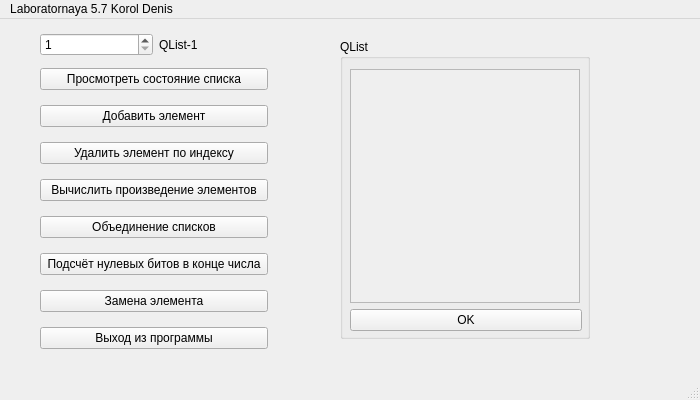
<?xml version="1.0" encoding="UTF-8"?>
<ui version="4.0">
 <class>MainWindow</class>
 <widget class="QMainWindow" name="MainWindow">
  <property name="geometry">
   <rect>
    <x>0</x>
    <y>0</y>
    <width>700</width>
    <height>400</height>
   </rect>
  </property>
  <property name="windowTitle">
   <string>MainWindow</string>
  </property>
  <widget class="QWidget" name="centralwidget">
   <widget class="QWidget" name="verticalLayoutWidget">
    <property name="geometry">
     <rect>
      <x>40</x>
      <y>40</y>
      <width>228</width>
      <height>301</height>
     </rect>
    </property>
    <layout class="QVBoxLayout" name="verticalLayout">
     <item>
      <widget class="QPushButton" name="Button1">
       <property name="text">
        <string>Просмотреть состояние списка</string>
       </property>
      </widget>
     </item>
     <item>
      <widget class="QPushButton" name="Button_2">
       <property name="text">
        <string>Добавить элемент</string>
       </property>
      </widget>
     </item>
     <item>
      <widget class="QPushButton" name="Button_3">
       <property name="text">
        <string>Удалить элемент по индексу</string>
       </property>
      </widget>
     </item>
     <item>
      <widget class="QPushButton" name="Button_4">
       <property name="text">
        <string>Вычислить произведение элементов</string>
       </property>
      </widget>
     </item>
     <item>
      <widget class="QPushButton" name="Button_5">
       <property name="text">
        <string>Объединение списков</string>
       </property>
      </widget>
     </item>
     <item>
      <widget class="QPushButton" name="Button_6">
       <property name="text">
        <string>Подсчёт нулевых битов в конце числа</string>
       </property>
      </widget>
     </item>
     <item>
      <widget class="QPushButton" name="Button_7">
       <property name="text">
        <string>Замена элемента</string>
       </property>
      </widget>
     </item>
     <item>
      <widget class="QPushButton" name="Button_close">
       <property name="text">
        <string>Выход из программы</string>
       </property>
      </widget>
     </item>
    </layout>
   </widget>
   <widget class="QStackedWidget" name="stackedWidget">
    <property name="geometry">
     <rect>
      <x>310</x>
      <y>0</y>
      <width>280</width>
      <height>330</height>
     </rect>
    </property>
    <property name="currentIndex">
     <number>0</number>
    </property>
    <widget class="QWidget" name="page_0">
     <widget class="QGroupBox" name="Name_lst_1">
      <property name="geometry">
       <rect>
        <x>30</x>
        <y>20</y>
        <width>250</width>
        <height>300</height>
       </rect>
      </property>
      <property name="title">
       <string>QList</string>
      </property>
      <property name="flat">
       <bool>false</bool>
      </property>
      <property name="checkable">
       <bool>false</bool>
      </property>
      <widget class="QWidget" name="">
       <property name="geometry">
        <rect>
         <x>10</x>
         <y>30</y>
         <width>232</width>
         <height>262</height>
        </rect>
       </property>
       <layout class="QVBoxLayout" name="verticalLayout_9">
        <item>
         <widget class="QScrollArea" name="scrollArea">
          <property name="minimumSize">
           <size>
            <width>230</width>
            <height>230</height>
           </size>
          </property>
          <property name="maximumSize">
           <size>
            <width>230</width>
            <height>16777215</height>
           </size>
          </property>
          <property name="verticalScrollBarPolicy">
           <enum>Qt::ScrollBarPolicy::ScrollBarAsNeeded</enum>
          </property>
          <property name="horizontalScrollBarPolicy">
           <enum>Qt::ScrollBarPolicy::ScrollBarAlwaysOff</enum>
          </property>
          <property name="widgetResizable">
           <bool>true</bool>
          </property>
          <widget class="QWidget" name="scrollAreaWidgetContents">
           <property name="geometry">
            <rect>
             <x>0</x>
             <y>0</y>
             <width>228</width>
             <height>228</height>
            </rect>
           </property>
           <layout class="QGridLayout" name="gridLayout">
            <item row="0" column="0">
             <widget class="QLabel" name="label_1">
              <property name="enabled">
               <bool>true</bool>
              </property>
              <property name="contextMenuPolicy">
               <enum>Qt::ContextMenuPolicy::DefaultContextMenu</enum>
              </property>
              <property name="toolTip">
               <string/>
              </property>
              <property name="text">
               <string/>
              </property>
              <property name="alignment">
               <set>Qt::AlignmentFlag::AlignCenter</set>
              </property>
              <property name="openExternalLinks">
               <bool>false</bool>
              </property>
             </widget>
            </item>
           </layout>
          </widget>
         </widget>
        </item>
        <item>
         <widget class="QPushButton" name="Button1_1">
          <property name="text">
           <string>OK</string>
          </property>
         </widget>
        </item>
       </layout>
      </widget>
     </widget>
    </widget>
    <widget class="QWidget" name="page_1">
     <widget class="QGroupBox" name="Name_lst_2">
      <property name="geometry">
       <rect>
        <x>30</x>
        <y>20</y>
        <width>250</width>
        <height>150</height>
       </rect>
      </property>
      <property name="title">
       <string>QList</string>
      </property>
      <property name="flat">
       <bool>false</bool>
      </property>
      <property name="checkable">
       <bool>false</bool>
      </property>
      <widget class="QWidget" name="layoutWidget">
       <property name="geometry">
        <rect>
         <x>30</x>
         <y>30</y>
         <width>191</width>
         <height>111</height>
        </rect>
       </property>
       <layout class="QVBoxLayout" name="verticalLayout_2">
        <item>
         <widget class="QLabel" name="label_2">
          <property name="text">
           <string>&lt;html&gt;&lt;head/&gt;&lt;body&gt;&lt;p align=&quot;center&quot;&gt;Введите элемент, &lt;br/&gt;который хотите добавить&lt;/p&gt;&lt;/body&gt;&lt;/html&gt;</string>
          </property>
         </widget>
        </item>
        <item>
         <widget class="QLineEdit" name="lineEdit_2"/>
        </item>
        <item>
         <widget class="QPushButton" name="Button_2_1">
          <property name="text">
           <string>OK</string>
          </property>
         </widget>
        </item>
       </layout>
      </widget>
     </widget>
    </widget>
    <widget class="QWidget" name="page_2">
     <widget class="QGroupBox" name="Name_lst_3">
      <property name="geometry">
       <rect>
        <x>30</x>
        <y>20</y>
        <width>250</width>
        <height>150</height>
       </rect>
      </property>
      <property name="title">
       <string>QList</string>
      </property>
      <property name="flat">
       <bool>false</bool>
      </property>
      <property name="checkable">
       <bool>false</bool>
      </property>
      <widget class="QWidget" name="layoutWidget">
       <property name="geometry">
        <rect>
         <x>30</x>
         <y>30</y>
         <width>191</width>
         <height>111</height>
        </rect>
       </property>
       <layout class="QVBoxLayout" name="verticalLayout_3">
        <item>
         <widget class="QLabel" name="label_3">
          <property name="text">
           <string>&lt;html&gt;&lt;head/&gt;&lt;body&gt;&lt;p align=&quot;center&quot;&gt;Введите индекс элемента, &lt;br/&gt;который хотите удалить&lt;/p&gt;&lt;/body&gt;&lt;/html&gt;</string>
          </property>
         </widget>
        </item>
        <item>
         <widget class="QLineEdit" name="lineEdit_3"/>
        </item>
        <item>
         <widget class="QPushButton" name="Button_3_1">
          <property name="text">
           <string>OK</string>
          </property>
         </widget>
        </item>
       </layout>
      </widget>
     </widget>
    </widget>
    <widget class="QWidget" name="page_3">
     <widget class="QGroupBox" name="Name_lst_4">
      <property name="geometry">
       <rect>
        <x>30</x>
        <y>20</y>
        <width>250</width>
        <height>150</height>
       </rect>
      </property>
      <property name="title">
       <string>QList</string>
      </property>
      <property name="flat">
       <bool>false</bool>
      </property>
      <property name="checkable">
       <bool>false</bool>
      </property>
      <widget class="QWidget" name="layoutWidget_2">
       <property name="geometry">
        <rect>
         <x>30</x>
         <y>30</y>
         <width>191</width>
         <height>111</height>
        </rect>
       </property>
       <layout class="QVBoxLayout" name="verticalLayout_4">
        <item alignment="Qt::AlignmentFlag::AlignHCenter|Qt::AlignmentFlag::AlignVCenter">
         <widget class="QLabel" name="label_4">
          <property name="text">
           <string>&lt;html&gt;&lt;head/&gt;&lt;body&gt;&lt;p&gt;Произведение всех элементов &lt;br/&gt;списка =&lt;/p&gt;&lt;/body&gt;&lt;/html&gt;</string>
          </property>
          <property name="alignment">
           <set>Qt::AlignmentFlag::AlignCenter</set>
          </property>
         </widget>
        </item>
        <item>
         <widget class="QPushButton" name="Button_4_1">
          <property name="text">
           <string>OK</string>
          </property>
         </widget>
        </item>
       </layout>
      </widget>
     </widget>
    </widget>
    <widget class="QWidget" name="page_4">
     <widget class="QGroupBox" name="Name_lst_6">
      <property name="geometry">
       <rect>
        <x>30</x>
        <y>20</y>
        <width>250</width>
        <height>150</height>
       </rect>
      </property>
      <property name="title">
       <string>QList</string>
      </property>
      <property name="flat">
       <bool>false</bool>
      </property>
      <property name="checkable">
       <bool>false</bool>
      </property>
      <widget class="QWidget" name="layoutWidget_5">
       <property name="geometry">
        <rect>
         <x>30</x>
         <y>30</y>
         <width>191</width>
         <height>111</height>
        </rect>
       </property>
       <layout class="QVBoxLayout" name="verticalLayout_7">
        <item alignment="Qt::AlignmentFlag::AlignHCenter|Qt::AlignmentFlag::AlignVCenter">
         <widget class="QLabel" name="label_6">
          <property name="text">
           <string>&lt;html&gt;&lt;head/&gt;&lt;body&gt;&lt;p&gt;Содержимое списка QList-2 &lt;br/&gt;будет перенесено в QList 1&lt;/p&gt;&lt;/body&gt;&lt;/html&gt;</string>
          </property>
          <property name="alignment">
           <set>Qt::AlignmentFlag::AlignCenter</set>
          </property>
         </widget>
        </item>
        <item>
         <widget class="QPushButton" name="Button_5_1">
          <property name="text">
           <string>OK</string>
          </property>
         </widget>
        </item>
       </layout>
      </widget>
     </widget>
    </widget>
    <widget class="QWidget" name="page">
     <widget class="QGroupBox" name="Name_lst_5">
      <property name="geometry">
       <rect>
        <x>30</x>
        <y>20</y>
        <width>250</width>
        <height>150</height>
       </rect>
      </property>
      <property name="title">
       <string>QList</string>
      </property>
      <property name="flat">
       <bool>false</bool>
      </property>
      <property name="checkable">
       <bool>false</bool>
      </property>
      <widget class="QWidget" name="layoutWidget_3">
       <property name="geometry">
        <rect>
         <x>30</x>
         <y>30</y>
         <width>191</width>
         <height>111</height>
        </rect>
       </property>
       <layout class="QVBoxLayout" name="verticalLayout_5">
        <item>
         <widget class="QLabel" name="label_5">
          <property name="text">
           <string>&lt;html&gt;&lt;head/&gt;&lt;body&gt;&lt;p align=&quot;center&quot;&gt;Введите номер элемента, &lt;br/&gt;в котором хотите посчитатть нули&lt;/p&gt;&lt;/body&gt;&lt;/html&gt;</string>
          </property>
         </widget>
        </item>
        <item>
         <widget class="QLineEdit" name="lineEdit_6"/>
        </item>
        <item>
         <widget class="QPushButton" name="Button_6_1">
          <property name="text">
           <string>OK</string>
          </property>
         </widget>
        </item>
       </layout>
      </widget>
     </widget>
    </widget>
    <widget class="QWidget" name="page_6">
     <widget class="QGroupBox" name="Name_lst_7">
      <property name="geometry">
       <rect>
        <x>30</x>
        <y>20</y>
        <width>250</width>
        <height>200</height>
       </rect>
      </property>
      <property name="title">
       <string>QList</string>
      </property>
      <property name="flat">
       <bool>false</bool>
      </property>
      <property name="checkable">
       <bool>false</bool>
      </property>
      <widget class="QWidget" name="layoutWidget_4">
       <property name="geometry">
        <rect>
         <x>30</x>
         <y>30</y>
         <width>191</width>
         <height>162</height>
        </rect>
       </property>
       <layout class="QVBoxLayout" name="verticalLayout_6">
        <item>
         <widget class="QLabel" name="label_7">
          <property name="sizePolicy">
           <sizepolicy hsizetype="Preferred" vsizetype="Maximum">
            <horstretch>0</horstretch>
            <verstretch>0</verstretch>
           </sizepolicy>
          </property>
          <property name="text">
           <string>&lt;html&gt;&lt;head/&gt;&lt;body&gt;&lt;p align=&quot;center&quot;&gt;Введите номер элемента,&lt;br/&gt;который хотите заменить&lt;/p&gt;&lt;/body&gt;&lt;/html&gt;</string>
          </property>
         </widget>
        </item>
        <item>
         <widget class="QLineEdit" name="lineEdit_7">
          <property name="sizePolicy">
           <sizepolicy hsizetype="Expanding" vsizetype="Maximum">
            <horstretch>0</horstretch>
            <verstretch>0</verstretch>
           </sizepolicy>
          </property>
         </widget>
        </item>
        <item>
         <widget class="QLabel" name="label_7_2">
          <property name="sizePolicy">
           <sizepolicy hsizetype="Preferred" vsizetype="Maximum">
            <horstretch>0</horstretch>
            <verstretch>0</verstretch>
           </sizepolicy>
          </property>
          <property name="text">
           <string>&lt;html&gt;&lt;head/&gt;&lt;body&gt;&lt;p align=&quot;center&quot;&gt;Введите значение,&lt;br/&gt;на которое хотите заменить&lt;/p&gt;&lt;/body&gt;&lt;/html&gt;</string>
          </property>
          <property name="alignment">
           <set>Qt::AlignmentFlag::AlignCenter</set>
          </property>
         </widget>
        </item>
        <item>
         <widget class="QLineEdit" name="lineEdit_7_2"/>
        </item>
        <item>
         <widget class="QPushButton" name="Button_7_1">
          <property name="text">
           <string>OK</string>
          </property>
         </widget>
        </item>
       </layout>
      </widget>
     </widget>
    </widget>
   </widget>
   <widget class="QWidget" name="layoutWidget">
    <property name="geometry">
     <rect>
      <x>40</x>
      <y>10</y>
      <width>231</width>
      <height>31</height>
     </rect>
    </property>
    <layout class="QHBoxLayout" name="horizontalLayout_3">
     <item>
      <widget class="QSpinBox" name="spinBox">
       <property name="enabled">
        <bool>true</bool>
       </property>
       <property name="minimum">
        <number>1</number>
       </property>
       <property name="maximum">
        <number>2</number>
       </property>
      </widget>
     </item>
     <item>
      <widget class="QLabel" name="label_0">
       <property name="text">
        <string>QList-1</string>
       </property>
      </widget>
     </item>
    </layout>
   </widget>
   <widget class="QWidget" name="layoutWidget">
    <property name="geometry">
     <rect>
      <x>0</x>
      <y>0</y>
      <width>2</width>
      <height>2</height>
     </rect>
    </property>
    <layout class="QHBoxLayout" name="horizontalLayout"/>
   </widget>
   <widget class="QWidget" name="layoutWidget">
    <property name="geometry">
     <rect>
      <x>0</x>
      <y>0</y>
      <width>2</width>
      <height>2</height>
     </rect>
    </property>
    <layout class="QHBoxLayout" name="horizontalLayout_2"/>
   </widget>
   <widget class="QWidget" name="layoutWidget">
    <property name="geometry">
     <rect>
      <x>0</x>
      <y>0</y>
      <width>2</width>
      <height>2</height>
     </rect>
    </property>
    <layout class="QVBoxLayout" name="verticalLayout_8"/>
   </widget>
   <widget class="QWidget" name="layoutWidget">
    <property name="geometry">
     <rect>
      <x>0</x>
      <y>0</y>
      <width>2</width>
      <height>2</height>
     </rect>
    </property>
    <layout class="QVBoxLayout" name="verticalLayout_10"/>
   </widget>
  </widget>
  <widget class="QMenuBar" name="menubar">
   <property name="geometry">
    <rect>
     <x>0</x>
     <y>0</y>
     <width>700</width>
     <height>21</height>
    </rect>
   </property>
   <widget class="QMenu" name="menuLaboratornaya_5_7_Korol_Denis">
    <property name="title">
     <string>Laboratornaya 5.7 Korol Denis</string>
    </property>
   </widget>
   <addaction name="menuLaboratornaya_5_7_Korol_Denis"/>
  </widget>
  <widget class="QStatusBar" name="statusbar"/>
 </widget>
 <resources/>
 <connections>
  <connection>
   <sender>Button1</sender>
   <signal>clicked()</signal>
   <receiver>Name_lst_1</receiver>
   <slot>show()</slot>
   <hints>
    <hint type="sourcelabel">
     <x>218</x>
     <y>90</y>
    </hint>
    <hint type="destinationlabel">
     <x>361</x>
     <y>67</y>
    </hint>
   </hints>
  </connection>
  <connection>
   <sender>Button_2</sender>
   <signal>clicked()</signal>
   <receiver>Name_lst_2</receiver>
   <slot>show()</slot>
   <hints>
    <hint type="sourcelabel">
     <x>212</x>
     <y>108</y>
    </hint>
    <hint type="destinationlabel">
     <x>353</x>
     <y>52</y>
    </hint>
   </hints>
  </connection>
 </connections>
</ui>
